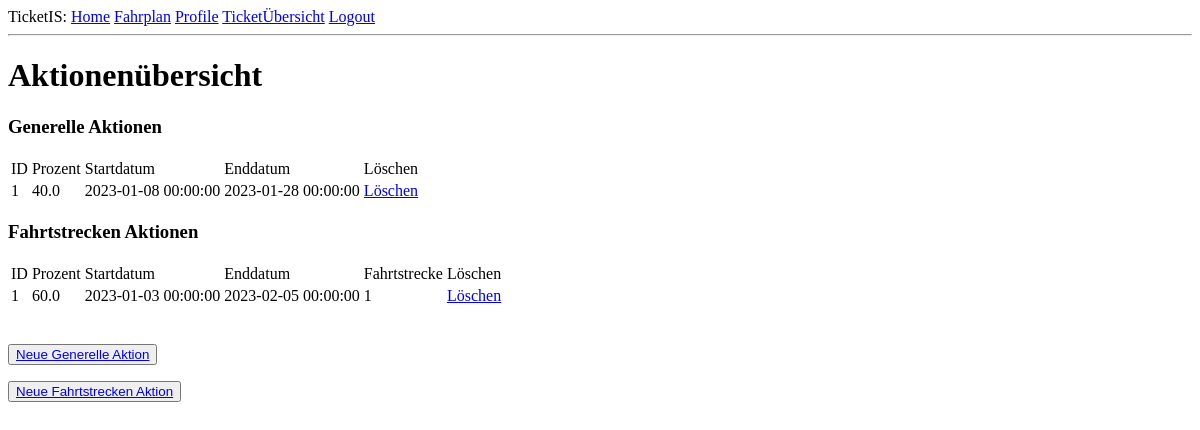
The page /aktionen (signed in) on the database as committed earlier.
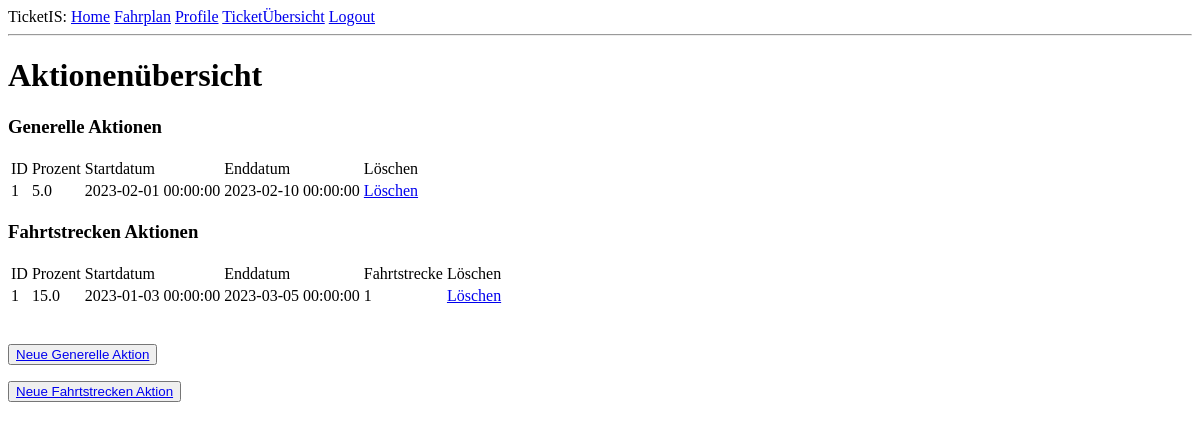
The same page on the database as committed later.
### app/models.py (models this page shows)
class GenerelleAktion(db.Model):
    id = db.Column(db.Integer, primary_key=True)
    prozent = db.Column(db.Float)
    startDatum = db.Column(db.DateTime, nullable=False)
    endDatum = db.Column(db.DateTime, nullable=False)

class FahrtstreckeAktion(db.Model):
    id = db.Column(db.Integer, primary_key=True)
    prozent = db.Column(db.Float)
    fahrtstrecke = db.Column(db.Integer, db.ForeignKey('fahrtstrecke.id'))
    startDatum = db.Column(db.DateTime, nullable=False)
    endDatum = db.Column(db.DateTime, nullable=False)

### app/routes.py (the view)
@app.route('/aktionen', methods=['GET', 'POST'])
@login_required
def aktionen():
    gAktionen=db.session.query(GenerelleAktion)
    fAktionen=db.session.query(FahrtstreckeAktion)
    return render_template('aktionen.html', gAktionen=gAktionen, fAktionen=fAktionen)

### app/models.py (called while the page is built)
@login.user_loader
def load_user(id):
    return User.query.get(int(id))

### app/templates/aktionen.html (shortened to what this page needs)
{% extends "base.html" %}
{% block content %}
<h1>Aktionenübersicht<h3>
  <h3> Generelle Aktionen</h3>
    <table>
      <tr class="row">
        <td>ID</td>
        <td>Prozent</td>
        <td>Startdatum</td>
        <td>Enddatum</td>
        <td>Löschen</td>
      </tr>
      {% for g in gAktionen %}
      <tr class="generelle">
        <td>{{g.id}}</td>
        <td>{{g.prozent}}</td>
        <td>{{g.startDatum}}</td>
        <td>{{g.endDatum}}</td>
        <td><a href="{{'deleteAktionGenerell'}}/{{g.id}}"> Löschen</a></td>
      </tr>
      {% endfor %}
    </table>
  <h3> Fahrtstrecken Aktionen</h3>
  <table>
    <tr class="row">
      <td>ID</td>
      <td>Prozent</td>
      <td>Startdatum</td>
      <td>Enddatum</td>
      <td>Fahrtstrecke</td>
      <td>Löschen</td>
    </tr>
    {% for f in fAktionen %}
    <tr class="fahrtstrecken">
      <td>{{f.id}}</td>
      <td>{{f.prozent}}</td>
      <td>{{f.startDatum}}</td>
      <td>{{f.endDatum}}</td>
      <td>{{f.fahrtstrecke}}</td>
      <td><a href="{{'deleteAktionFS'}}/{{f.id}}"> Löschen</a></td>
    </tr>
    {% endfor %}
  </table>
  <br></br>
  <button type="button"><a href="{{'newAktionGen'}}">Neue Generelle Aktion</button> </a>
  <button type="button"><a href="{{'newAktionFS'}}">Neue Fahrtstrecken Aktion</button> </a>
{% endblock %}

### app/templates/base.html (shortened to what this page needs)
<html>
    <head>
    </head>
    <body>
        <div>
			TicketIS:
				<a href="{{ url_for('index') }}">Home</a>
			{% if current_user.is_anonymous %}
                <a href="{{ url_for('bahnhofauswahl') }}">Fahrplan</a>
				<a href="{{ url_for('login') }}">Login</a>
			{% else %}
            {% if not current_user.admin %}
                    <a href="{{ url_for('bahnhofauswahl') }}">Fahrplan</a>
                    <a href="{{ url_for('user', username=current_user.username) }}">Profile</a>
                    <a href="{{ url_for('ticketsoverview') }}">TicketÜbersicht</a>
                    <a href="{{ url_for('logout') }}">Logout</a>
            {% endif %}
            {% endif %}
		</div>
        <hr>
        {% block content %}{% endblock %}
    </body>
</html>

Rows that differ between the two databases and show on the page:
changed GenerelleAktion id 1: prozent "40.0" → "5.0"; startDatum "2023-01-08 00:00:00" → "2023-02-01 00:00:00"; endDatum "2023-01-28 00:00:00" → "2023-02-10 00:00:00"
changed FahrtstreckeAktion id 1: prozent "60.0" → "15.0"; endDatum "2023-02-05 00:00:00" → "2023-03-05 00:00:00"
